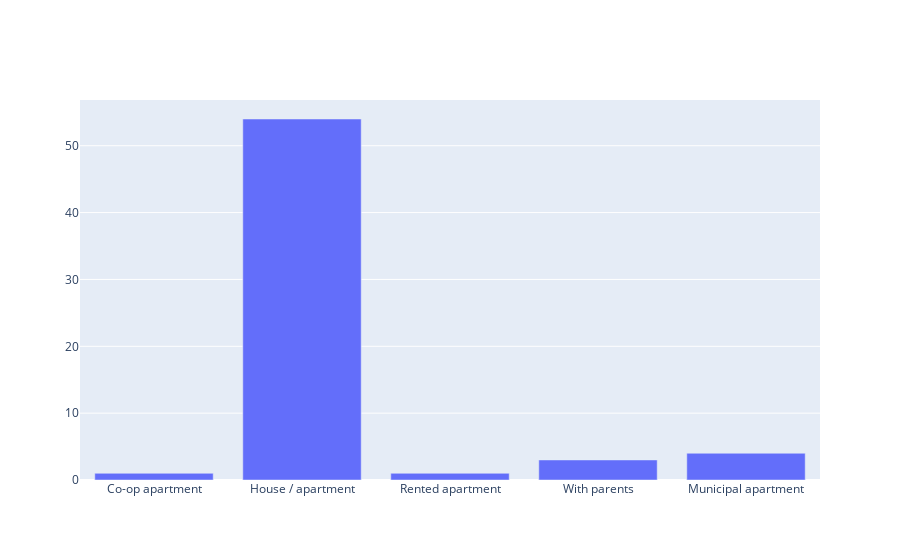

The notebook cell saved with this chart:
### Code cell
y_list=[]
for i in list(risk_user.housing_type.unique()):
    y_list.append(risk_user[risk_user.housing_type==i].count()[0])

fig = go.Figure([go.Bar(x=list(risk_user.housing_type.unique()), 
y=y_list)])
fig

### Figure 1 — Plotly figure (JSON) as saved in the notebook; plotly's stock layout.template omitted (floating-point values rounded to 4 significant figures)
{"data": [{"type": "bar", "x": ["Co-op apartment", "House / apartment", "Rented apartment", "With parents", "Municipal apartment"], "y": [1, 54, 1, 3, 4]}], "layout": {}}
